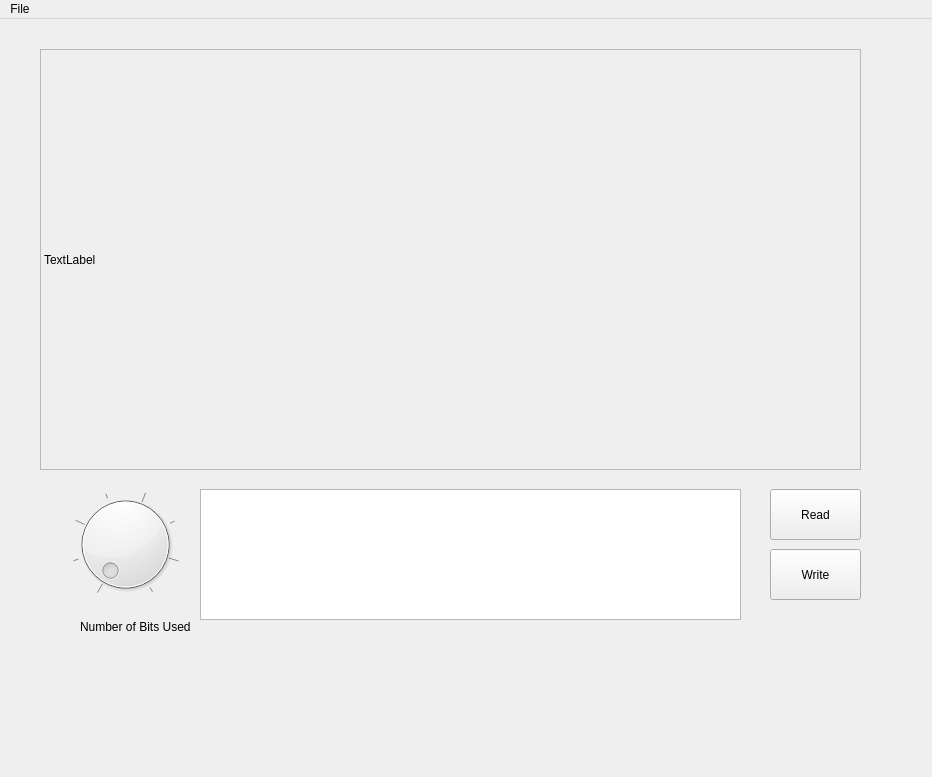
<?xml version="1.0" encoding="UTF-8"?>
<ui version="4.0">
 <class>HW4_StarterClass</class>
 <widget class="QMainWindow" name="HW4_StarterClass">
  <property name="geometry">
   <rect>
    <x>0</x>
    <y>0</y>
    <width>932</width>
    <height>777</height>
   </rect>
  </property>
  <property name="windowTitle">
   <string>HW4_Starter</string>
  </property>
  <widget class="QWidget" name="centralWidget">
   <widget class="QLabel" name="label">
    <property name="geometry">
     <rect>
      <x>40</x>
      <y>30</y>
      <width>821</width>
      <height>421</height>
     </rect>
    </property>
    <property name="frameShape">
     <enum>QFrame::StyledPanel</enum>
    </property>
    <property name="text">
     <string>TextLabel</string>
    </property>
    <property name="scaledContents">
     <bool>true</bool>
    </property>
   </widget>
   <widget class="QDial" name="dial">
    <property name="geometry">
     <rect>
      <x>70</x>
      <y>470</y>
      <width>111</width>
      <height>111</height>
     </rect>
    </property>
    <property name="minimum">
     <number>1</number>
    </property>
    <property name="maximum">
     <number>8</number>
    </property>
    <property name="pageStep">
     <number>2</number>
    </property>
    <property name="notchesVisible">
     <bool>true</bool>
    </property>
   </widget>
   <widget class="QLabel" name="label_2">
    <property name="geometry">
     <rect>
      <x>80</x>
      <y>600</y>
      <width>111</width>
      <height>16</height>
     </rect>
    </property>
    <property name="text">
     <string>Number of Bits Used</string>
    </property>
   </widget>
   <widget class="QPushButton" name="Read">
    <property name="geometry">
     <rect>
      <x>770</x>
      <y>470</y>
      <width>91</width>
      <height>51</height>
     </rect>
    </property>
    <property name="text">
     <string>Read</string>
    </property>
   </widget>
   <widget class="QPushButton" name="Write">
    <property name="geometry">
     <rect>
      <x>770</x>
      <y>530</y>
      <width>91</width>
      <height>51</height>
     </rect>
    </property>
    <property name="text">
     <string>Write</string>
    </property>
   </widget>
   <widget class="QTextEdit" name="messageEdit">
    <property name="geometry">
     <rect>
      <x>200</x>
      <y>470</y>
      <width>541</width>
      <height>131</height>
     </rect>
    </property>
   </widget>
  </widget>
  <widget class="QMenuBar" name="menuBar">
   <property name="geometry">
    <rect>
     <x>0</x>
     <y>0</y>
     <width>932</width>
     <height>21</height>
    </rect>
   </property>
   <widget class="QMenu" name="menuFile">
    <property name="title">
     <string>File</string>
    </property>
    <addaction name="actionOpen"/>
    <addaction name="separator"/>
    <addaction name="actionExit_2"/>
   </widget>
   <addaction name="menuFile"/>
  </widget>
  <action name="actionOpen">
   <property name="text">
    <string>Open...</string>
   </property>
  </action>
  <action name="actionExit">
   <property name="text">
    <string>Exit</string>
   </property>
  </action>
  <action name="actionExit_2">
   <property name="text">
    <string>Exit</string>
   </property>
  </action>
 </widget>
 <layoutdefault spacing="6" margin="11"/>
 <resources>
  <include location="hw4_starter.qrc"/>
 </resources>
 <connections>
  <connection>
   <sender>actionExit_2</sender>
   <signal>triggered()</signal>
   <receiver>HW4_StarterClass</receiver>
   <slot>close()</slot>
   <hints>
    <hint type="sourcelabel">
     <x>-1</x>
     <y>-1</y>
    </hint>
    <hint type="destinationlabel">
     <x>465</x>
     <y>400</y>
    </hint>
   </hints>
  </connection>
  <connection>
   <sender>actionOpen</sender>
   <signal>triggered()</signal>
   <receiver>HW4_StarterClass</receiver>
   <slot>loadFile()</slot>
   <hints>
    <hint type="sourcelabel">
     <x>-1</x>
     <y>-1</y>
    </hint>
    <hint type="destinationlabel">
     <x>465</x>
     <y>400</y>
    </hint>
   </hints>
  </connection>
  <connection>
   <sender>HW4_StarterClass</sender>
   <signal>sendPixmap(QPixmap)</signal>
   <receiver>label</receiver>
   <slot>setPixmap(QPixmap)</slot>
   <hints>
    <hint type="sourcelabel">
     <x>443</x>
     <y>625</y>
    </hint>
    <hint type="destinationlabel">
     <x>417</x>
     <y>459</y>
    </hint>
   </hints>
  </connection>
  <connection>
   <sender>Read</sender>
   <signal>clicked()</signal>
   <receiver>HW4_StarterClass</receiver>
   <slot>handleReadButton()</slot>
   <hints>
    <hint type="sourcelabel">
     <x>809</x>
     <y>522</y>
    </hint>
    <hint type="destinationlabel">
     <x>650</x>
     <y>541</y>
    </hint>
   </hints>
  </connection>
  <connection>
   <sender>Read</sender>
   <signal>clicked()</signal>
   <receiver>messageEdit</receiver>
   <slot>clear()</slot>
   <hints>
    <hint type="sourcelabel">
     <x>815</x>
     <y>516</y>
    </hint>
    <hint type="destinationlabel">
     <x>470</x>
     <y>556</y>
    </hint>
   </hints>
  </connection>
  <connection>
   <sender>Write</sender>
   <signal>clicked()</signal>
   <receiver>HW4_StarterClass</receiver>
   <slot>handleWriteButton()</slot>
   <hints>
    <hint type="sourcelabel">
     <x>819</x>
     <y>591</y>
    </hint>
    <hint type="destinationlabel">
     <x>753</x>
     <y>673</y>
    </hint>
   </hints>
  </connection>
 </connections>
 <slots>
  <signal>sendPixmap(QPixmap)</signal>
  <slot>loadFile()</slot>
  <slot>handleReadButton()</slot>
  <slot>handleWriteButton()</slot>
 </slots>
</ui>
